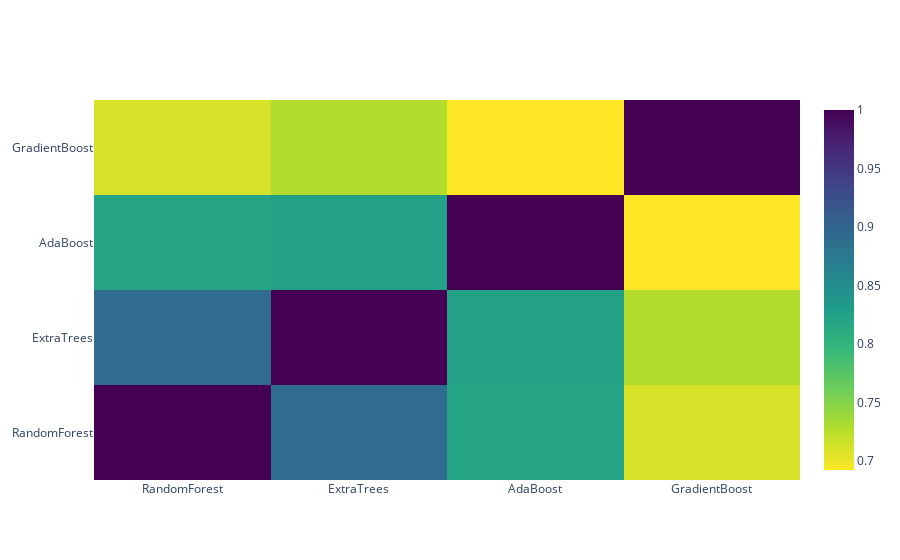

Here is the notebook cell this chart was saved with:
### Markdown cell above
### Correlation Heatmap of the Second Level Training set

### Code cell
data = [
    (
        go.Heatmap(
            z=base_predictions_train.astype(float).corr().values,
            x=base_predictions_train.columns.values,
            y=base_predictions_train.columns.values,
            colorscale="Viridis",
            showscale=True,
            reversescale=True,
        )
    )
]

py.iplot(data, filename="labelled-heatmap")

### Figure 1 — Plotly figure (JSON) as saved in the notebook; plotly's stock layout.template omitted (floating-point values rounded to 4 significant figures)
{"data": [{"colorscale": [[0, "#440154"], [0.1111, "#482878"], [0.2222, "#3e4989"], [0.3333, "#31688e"], [0.4444, "#26828e"], [0.5556, "#1f9e89"], [0.6667, "#35b779"], [0.7778, "#6ece58"], [0.8889, "#b5de2b"], [1, "#fde725"]], "reversescale": true, "showscale": true, "type": "heatmap", "x": ["RandomForest", "ExtraTrees", "AdaBoost", "GradientBoost"], "y": ["RandomForest", "ExtraTrees", "AdaBoost", "GradientBoost"], "z": [[1, 0.8918, 0.8197, 0.7102], [0.8918, 1, 0.8251, 0.7277], [0.8197, 0.8251, 1, 0.6923], [0.7102, 0.7277, 0.6923, 1]]}], "layout": {"autosize": true, "xaxis": {"autorange": true, "range": [-0.5, 3.5], "type": "category"}, "yaxis": {"autorange": true, "range": [-0.5, 3.5], "type": "category"}}}
